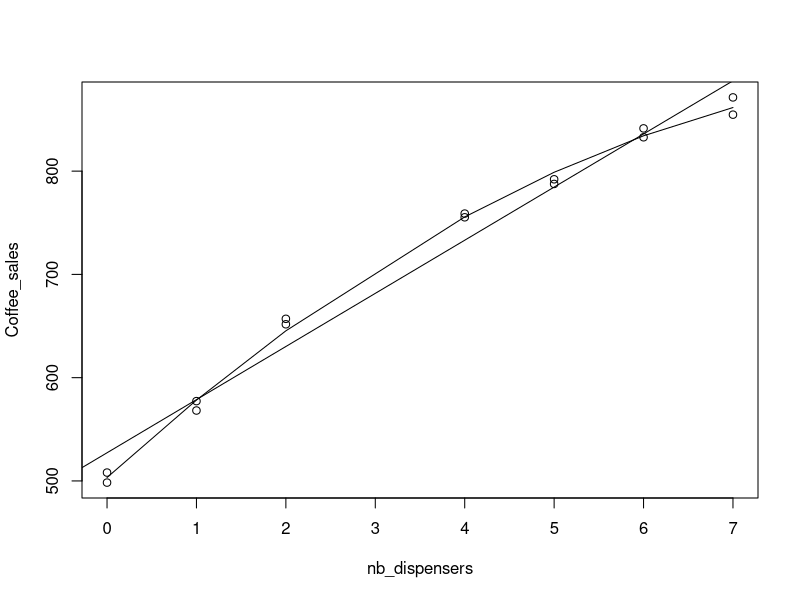

This figure's R source:
nb_dispensers = c(0,0,1,1,2,2,4,4,5,5,6,6,7,7)
Coffee_sales = c(508.1,498.4,568.2,577.3,651.7,657.0,755.3,758.9,787.6,792.1,841.4,832.8,854.7,871.4)

fit.lin = lm(Coffee_sales~nb_dispensers)
summary(fit.lin)


fit.poly = lm(Coffee_sales~nb_dispensers + I(nb_dispensers^2))
summary(fit.poly)

pred <- predict(fit.poly)

plot(nb_dispensers,Coffee_sales)
abline(fit.lin)
lines(nb_dispensers,pred)

#The Polynomial fit is clearly better!